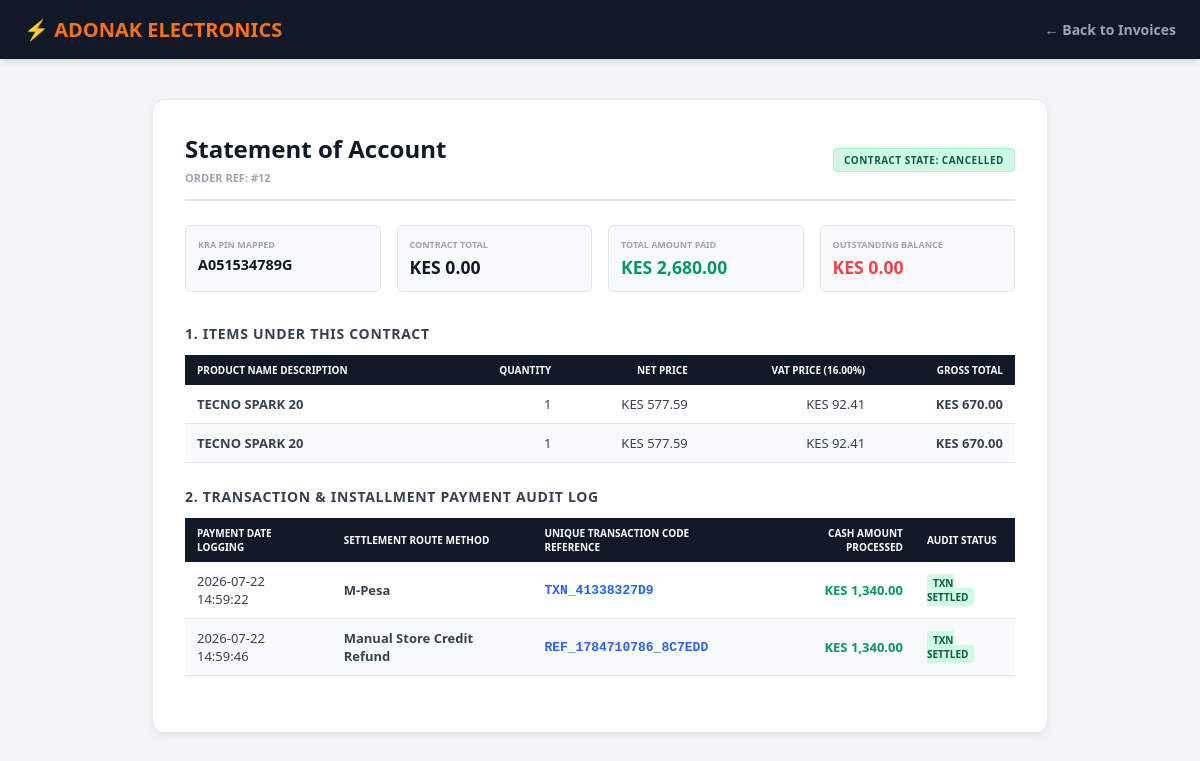
/customer/statement.php?order_id=12 (signed in), run on the app's committed database.
### tables this page shows
CREATE TABLE `orders` (
  `id` int(11) NOT NULL AUTO_INCREMENT,
  `user_id` int(11) DEFAULT NULL,
  `kra_pin` varchar(20) DEFAULT NULL,
  `net_amount` decimal(10,2) NOT NULL DEFAULT '0.00',
  `vat_amount` decimal(10,2) NOT NULL DEFAULT '0.00',
  `applied_tax_rate` decimal(5,2) NOT NULL DEFAULT '16.00',
  `total_amount` decimal(10,2) NOT NULL,
  `order_status` enum('pending','paid','processing','delivered','cancelled') DEFAULT 'pending',
  `created_at` timestamp NOT NULL DEFAULT CURRENT_TIMESTAMP,
  PRIMARY KEY (`id`),
  KEY `user_id` (`user_id`),
  CONSTRAINT `orders_ibfk_1` FOREIGN KEY (`user_id`) REFERENCES `users` (`id`)
);

CREATE TABLE `order_items` (
  `id` int(11) NOT NULL AUTO_INCREMENT,
  `order_id` int(11) DEFAULT NULL,
  `product_id` int(11) DEFAULT NULL,
  `quantity` int(11) NOT NULL,
  `net_price` decimal(10,2) NOT NULL DEFAULT '0.00',
  `vat_price` decimal(10,2) NOT NULL DEFAULT '0.00',
  `price` decimal(10,2) NOT NULL,
  PRIMARY KEY (`id`),
  KEY `order_id` (`order_id`),
  KEY `fk_order_items_product` (`product_id`),
  CONSTRAINT `fk_order_items_product` FOREIGN KEY (`product_id`) REFERENCES `products` (`id`) ON DELETE SET NULL,
  CONSTRAINT `order_items_ibfk_1` FOREIGN KEY (`order_id`) REFERENCES `orders` (`id`)
);

CREATE TABLE `products` (
  `id` int(11) NOT NULL AUTO_INCREMENT,
  `category_id` int(11) NOT NULL,
  `brand_id` int(11) NOT NULL,
  `supplier_email` varchar(100) NOT NULL DEFAULT 'procurement@adonak-distributors.co.ke',
  `product_name` varchar(255) NOT NULL,
  `sku` varchar(100) NOT NULL,
  `price` decimal(10,2) NOT NULL,
  `stock_quantity` int(11) NOT NULL,
  `image` varchar(255) DEFAULT NULL,
  `description` text,
  `created_at` timestamp NOT NULL DEFAULT CURRENT_TIMESTAMP,
  PRIMARY KEY (`id`),
  KEY `category_id` (`category_id`),
  KEY `brand_id` (`brand_id`),
  CONSTRAINT `products_ibfk_1` FOREIGN KEY (`category_id`) REFERENCES `categories` (`id`),
  CONSTRAINT `products_ibfk_2` FOREIGN KEY (`brand_id`) REFERENCES `brands` (`id`)
);

CREATE TABLE `payments` (
  `id` int(11) NOT NULL AUTO_INCREMENT,
  `order_id` int(11) DEFAULT NULL,
  `payment_method` varchar(50) DEFAULT NULL,
  `transaction_code` varchar(100) DEFAULT NULL,
  `amount` decimal(10,2) DEFAULT NULL,
  `payment_status` enum('pending','completed','failed') DEFAULT 'pending',
  `created_at` timestamp NOT NULL DEFAULT CURRENT_TIMESTAMP,
  PRIMARY KEY (`id`),
  KEY `order_id` (`order_id`),
  CONSTRAINT `payments_ibfk_1` FOREIGN KEY (`order_id`) REFERENCES `orders` (`id`)
);

### customer/statement.php (the view, shortened to what this page needs)
<?php session_start();
include '../db.php';
$user_id = $_SESSION['user_id'] ?? null;
$order_id = isset($_GET['order_id']) ? (int)$_GET['order_id'] : 0;
$o_st = $conn->prepare("SELECT * FROM orders WHERE id = ? AND user_id = ?");
$o_st->bind_param("ii", $order_id, $user_id); $o_st->execute();
$order = $o_st->get_result()->fetch_assoc();
$i_st = $conn->prepare("SELECT oi.*, p.product_name FROM order_items oi JOIN products p ON oi.product_id = p.id WHERE oi.order_id = ?");
$i_st->bind_param("i", $order_id); $i_st->execute();
$order_items = $i_st->get_result()->fetch_all(MYSQLI_ASSOC);
$p_st = $conn->prepare("SELECT * FROM payments WHERE order_id = ? ORDER BY id ASC");
$p_st->bind_param("i", $order_id); $p_st->execute();
$payments_history = $p_st->get_result()->fetch_all(MYSQLI_ASSOC);
$total_paid_so_far = 0;
foreach ($payments_history as $pay) {
    if (strtolower($pay['payment_status'] ?? 'completed') === 'completed') {
        $total_paid_so_far += $pay['amount'];
    }
}
$outstanding_debt_balance = max(0, $order['total_amount'] - $total_paid_so_far);
$overall_status = strtolower($order['order_status'] ?? 'pending');
?>
<!DOCTYPE html><html><head><meta charset="UTF-8">
</head>
<body>
    <nav>
        <a href="home.php" class="brand-title">⚡ ADONAK ELECTRONICS</a>
        <a href="my_orders.php" class="back-btn">← Back to Invoices</a>
    </nav>
    <main>
        <div class="title-row">
            <div>
                <h1 class="main-title">Statement of Account</h1>
                <span style="font-size: 11px; font-weight:700; color:#9ca3af; text-transform:uppercase;">Order Ref: #<?= $order_id; ?></span>
            </div>
            <div class="status-header-badge <?= ($overall_status === 'pending' || $overall_status === 'pending installment') ? 'pending' : 'delivered'; ?>">
                Contract State: <?= htmlspecialchars($order['order_status'] ?? 'pending'); ?>
            </div>
        </div>
        <div class="meta-grid">
            <div class="meta-box"><p class="box-label">KRA PIN Mapped</p><p class="box-val" style="font-size:0.9rem; text-transform:uppercase;"><?= htmlspecialchars($order['kra_pin']); ?></p></div>
            <div class="meta-box"><p class="box-label">Contract Total</p><p class="box-val">KES <?= number_format($order['total_amount'], 2); ?></p></div>
            <div class="meta-box"><p class="box-label">Total Amount Paid</p><p class="box-val" style="color:#059669;">KES <?= number_format($total_paid_so_far, 2); ?></p></div>
            <div class="meta-box"><p class="box-label">Outstanding Balance</p><p class="box-val" style="color:#ef4444;">KES <?= number_format($outstanding_debt_balance, 2); ?></p></div>
        </div>
        <h3 class="section-heading">1. Items Under This Contract</h3>
        <table>
            <thead>
                <tr>
                    <th>Product Name Description</th>
                    <th class="text-right">Quantity</th>
                    <th class="text-right">Net Price</th>
                    <th class="text-right">VAT Price (<?= $order['applied_tax_rate']; ?>%)</th>
                    <th class="text-right">Gross Total</th>
                </tr>
            </thead>
            <tbody>
                <?php foreach ($order_items as $item): ?>
                <tr>
                    <td class="font-bold text-transform: uppercase;"><?= htmlspecialchars($item['product_name']); ?></td>
                    <td class="text-right"><?= $item['quantity']; ?></td>
                    <td class="text-right">KES <?= number_format($item['net_price'] * $item['quantity'], 2); ?></td>
                    <td class="text-right">KES <?= number_format($item['vat_price'] * $item['quantity'], 2); ?></td>
                    <td class="text-right font-bold">KES <?= number_format($item['price'] * $item['quantity'], 2); ?></td>
                </tr>
                <?php endforeach; ?>
            </tbody>
        </table>
        <h3 class="section-heading">2. Transaction & Installment Payment Audit Log</h3>
        <table>
            <thead>
                <tr>
                    <th>Payment Date Logging</th>
                    <th>Settlement Route Method</th>
                    <th>Unique Transaction Code Reference</th>
                    <th class="text-right">Cash Amount Processed</th>
                    <th>Audit Status</th>
                </tr>
            </thead>
             <tbody>
                <?php if (count($payments_history) > 0): foreach ($payments_history as $pay): ?>
                <tr>
                    <td><?= htmlspecialchars($pay['created_at']); ?></td>
                    <td class="font-bold"><?= htmlspecialchars($pay['payment_method']); ?></td>
                    <td style="font-family: monospace; font-weight:700; color:#2563eb; text-transform: uppercase;">
                        <?= htmlspecialchars($pay['transaction_code'] ? $pay['transaction_code'] : 'TXN_SIMULATED_OK'); ?>
                    </td>
                    <td class="text-right font-bold" style="color: #059669;">KES <?= number_format($pay['amount'], 2); ?></td>
                    <td style="font-size:10px; font-weight:800; color:#065f46;"><span style="background-color:#d1fae5; padding:2px 6px; border-radius:4px;">TXN SETTLED</span></td>
                </tr>
                <?php endforeach; else: ?>
                <tr>
                    <td colspan="5" style="text-align: center; color: #9ca3af; font-weight: 600; padding: 24px 0;">No active payments logged under this installment reference.</td>
                </tr>
                <?php endif; ?>
            </tbody>
        </table>
    </main>
</body>
</html>

### customer/statement.php (style rules this page uses)
body { background-color: #f3f4f6; font-family: ui-sans-serif, system-ui, sans-serif; margin: 0; color: #1f2937; }
nav { background-color: #111827; color: white; padding: 16px 24px; display: flex; align-items: center; justify-content: space-between; box-shadow: 0 4px 6px -1px rgba(0,0,0,0.1); box-sizing: border-box; }
.brand-title { font-weight: 800; font-size: 1.25rem; color: #f97316; text-decoration: none; white-space: nowrap; }
.back-btn { color: #9ca3af; text-decoration: none; font-size: 0.875rem; font-weight: 600; white-space: nowrap; transition: color 0.2s ease; }
main { max-width: 56rem; margin: 40px auto; padding: 32px; background-color: white; border-radius: 0.75rem; border: 1px solid #e5e7eb; box-shadow: 0 4px 6px rgba(0,0,0,0.05); box-sizing: border-box; }
.title-row { display: flex; justify-content: space-between; align-items: center; border-bottom: 2px solid #e5e7eb; padding-bottom: 12px; margin-bottom: 24px; gap: 16px; }
.main-title { font-size: 1.5rem; font-weight: 900; color: #111827; margin: 0; }
.status-header-badge { font-size: 10px; font-weight: 800; text-transform: uppercase; padding: 4px 10px; border-radius: 4px; letter-spacing: 0.05em; white-space: nowrap; }
.status-header-badge.delivered { background-color: #d1fae5; color: #065f46; border: 1px solid #a7f3d0; }
.meta-grid { display: grid; grid-template-columns: repeat(4, minmax(0, 1fr)); gap: 16px; margin-bottom: 32px; }
.meta-box { padding: 12px; background-color: #f9fafb; border: 1px solid #e5e7eb; border-radius: 6px; }
.box-label { font-size: 9px; color: #9ca3af; font-weight: 800; text-transform: uppercase; margin: 0; }
.box-val { font-size: 1.1rem; font-weight: 900; color: #111827; margin: 4px 0 0; }
.section-heading { font-size: 0.875rem; font-weight: 900; color: #374151; text-transform: uppercase; margin: 24px 0 12px; letter-spacing: 0.05em; }
table { width: 100%; border-collapse: collapse; margin-bottom: 24px; font-size: 0.813rem; }
th { background-color: #111827; color: white; text-align: left; padding: 8px 12px; font-weight: 700; text-transform: uppercase; font-size: 10px; }
td { padding: 10px 12px; border-bottom: 1px solid #e5e7eb; color: #374151; font-weight: 500; }
tr:nth-child(even) td { background-color: #f9fafb; }
.text-right { text-align: right; }
.font-bold { font-weight: 700; }

### data on the page
orders: order_status "CANCELLED", kra_pin "A051534789G", total_amount "0.00", applied_tax_rate "16.00"
order_items: product.product_name "TECNO SPARK 20", quantity "1", $item['net_price']*$item['quantity'] "577.59", $item['vat_price']*$item['quantity'] "92.41", $item['price']*$item['quantity'] "670.00"
order_items: product.product_name "TECNO SPARK 20", quantity "1", $item['net_price']*$item['quantity'] "577.59", $item['vat_price']*$item['quantity'] "92.41", $item['price']*$item['quantity'] "670.00"
payments: created_at "2026-07-22 14:59:22", payment_method "M-Pesa", transaction_code "TXN_41338327D9", amount "1,340.00"
payments: created_at "2026-07-22 14:59:46", payment_method "Manual Store Credit Refund", transaction_code "REF_1784710786_8C7EDD", amount "1,340.00"

### other printed values
$order_id "12"
$total_paid_so_far "2,680.00"
